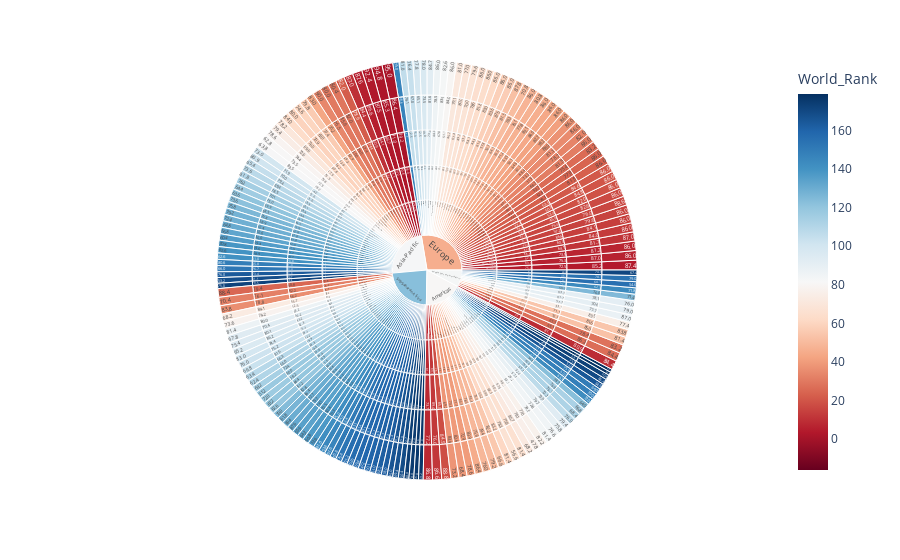

Notebook cell for this chart:
### Code cell
fig = px.sunburst(freedoms_df, path=['Region', 'Country_Name', 'Business_Freedom', 'Labor_Freedom','Monetary_Freedom', 'Trade_Freedom'], values='Score2019',
                  color='World_Rank', hover_data=['Country_Name'],
                  color_continuous_scale='RdBu',
                  color_continuous_midpoint=np.average(freedoms_df['World_Rank'], weights=freedoms_df['Score2019']))
fig.show()

### Figure 1 — Plotly figure (JSON) as saved in the notebook; plotly's stock layout.template omitted (floating-point values rounded to 4 significant figures; data arrays with more than 128 entries replaced by an {"elided": "..."} marker saying what was removed)
{"data": [{"branchvalues": "total", "customdata": {"elided": "900x2 mixed values"}, "domain": {"x": [0, 1], "y": [0, 1]}, "hovertemplate": "labels=%{label}<br>Score2019=%{value}<br>parent=%{parent}<br>id=%{id}<br>Country_Name=%{customdata[0]}<br>World_Rank=%{color}<extra></extra>", "ids": {"elided": "900 str values"}, "labels": {"elided": "900 str values"}, "marker": {"coloraxis": "coloraxis", "colors": {"elided": "900 float values"}}, "name": "", "parents": {"elided": "900 str values"}, "type": "sunburst", "values": {"elided": "900 float values"}}], "layout": {"coloraxis": {"cmid": 81.44, "colorbar": {"title": {"text": "World_Rank"}}, "colorscale": [[0, "rgb(103,0,31)"], [0.1, "rgb(178,24,43)"], [0.2, "rgb(214,96,77)"], [0.3, "rgb(244,165,130)"], [0.4, "rgb(253,219,199)"], [0.5, "rgb(247,247,247)"], [0.6, "rgb(209,229,240)"], [0.7, "rgb(146,197,222)"], [0.8, "rgb(67,147,195)"], [0.9, "rgb(33,102,172)"], [1, "rgb(5,48,97)"]]}, "legend": {"tracegroupgap": 0}, "margin": {"t": 60}}}
